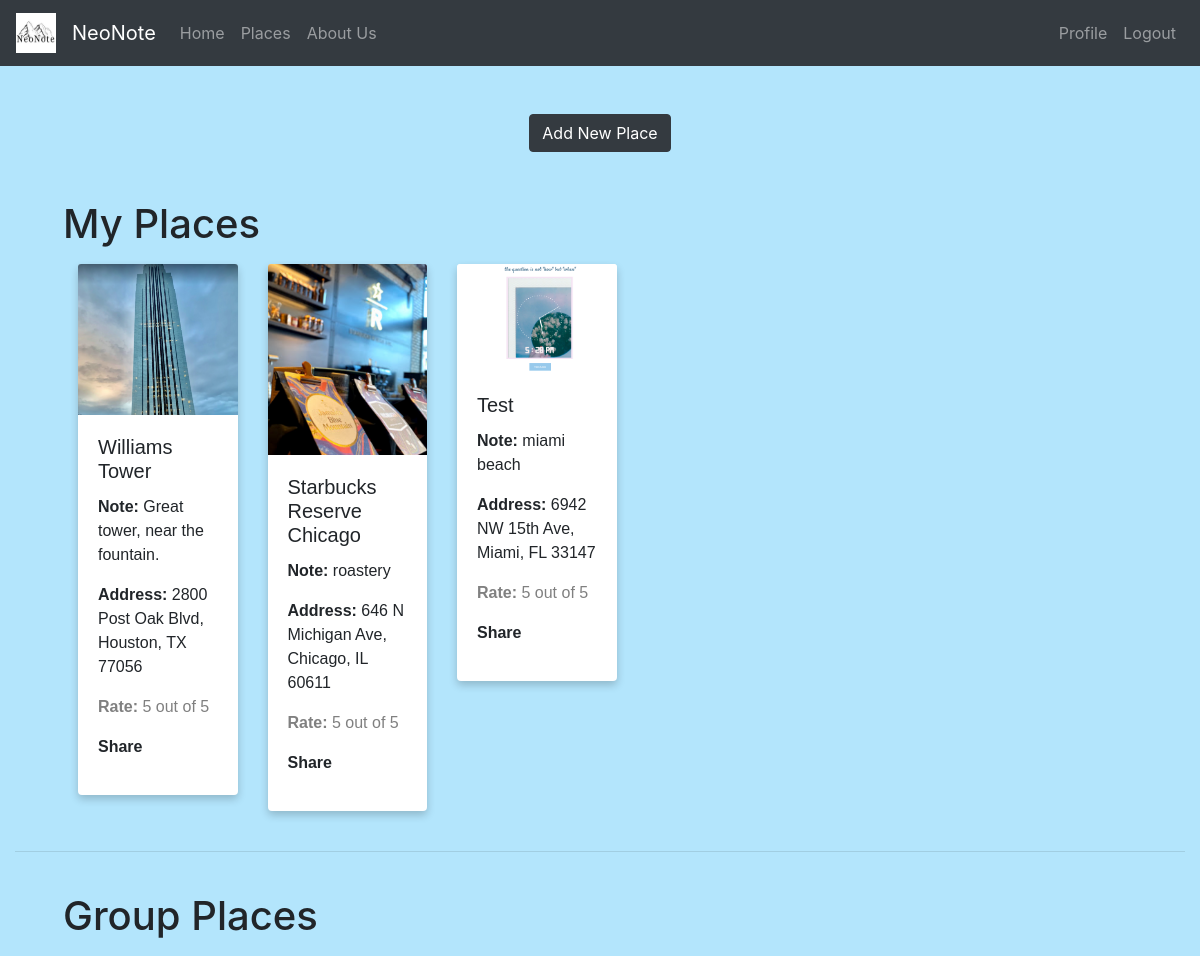
The page /NeoNoteApp/places/ (signed in) on the database its author committed.
### NeoNoteApp/models.py (models this page shows, shortened)
class Places(models.Model):
    user = models.ForeignKey(User, on_delete=models.CASCADE)
    group = models.ForeignKey(Group, on_delete=models.CASCADE)
    place_name = models.CharField(max_length=200)
    address = models.CharField(max_length=200)
    rate_choices = (('5','5'),('4','4'),('3','3'),('2','2'),('1','1'))
    rate = models.CharField(max_length=2,choices=rate_choices, default='5')
    date_added = models.DateTimeField('date published')
    img = models.ImageField(upload_to='place_images', blank=True)
    note = models.CharField(max_length=1000, blank=True)

### NeoNoteApp/views.py (the view)
def view_places(request):
    gp = Group.objects.get(user=request.user)
    group_name = gp.group_name
    user_places = Places.objects.filter(user=request.user)
    group_places = Places.objects.filter(group__group_name=group_name).exclude(user=request.user)
    context = {
        "user_places": user_places,
        "group_places":group_places,
    }
    return render(request, 'places.html', context)

### NeoNoteApp/templates/places.html (shortened to what this page needs)
{% extends 'base.html' %}
{% load static %}
{% block body %}
<div class="container-fluid">
  <div class="row mt-5 mb-5 d-flex justify-content-center">
    <a href="{% url 'NeoNoteApp:new_place' %}">
      <button class="btn btn-dark" name="button">Add New Place</button>
    </a>
  </div>
  <h1 class="ml-5">My Places</h1>
  <div class="row mt-3 ml-5">
    {% for place in user_places %}
      <div class="col-md-2">
        <div class="card">
          <img class="card-img-top" src="{{place.img.url}}" data-mfp-src="{{ place.img.url }}">
          <div class="card-body">
            <h5 class="card-title">{{place.place_name}}</h5>
            <p class="card-text"><span>Note:</span> {{place.note}}</p>
            <p><span>Address: </span>{{place.address}}</p>
            <p class="rate"><span>Rate:</span> {{place.rate}} out of 5</p>
            <p><span>Share</span></p>
          </div>
        </div>
      </div>
    {% endfor %}
  </div>
  <br><hr><br>
  <h1 class="ml-5">Group Places</h1>
</div>
{% endblock %}

### NeoNoteApp/templates/base.html (shortened to what this page needs)
{% load static %}
<html lang="en" dir="ltr">
  <head>
    <link rel="stylesheet" href="https://maxcdn.bootstrapcdn.com/bootstrap/4.0.0/css/bootstrap.min.css">
  </head>
  <body>
    <nav class="navbar navbar-expand-lg navbar-dark bg-dark">
      <a class="navbar-brand" href="{% url 'NeoNoteApp:index' %}">
        <img src="{% static 'neonote.jpg' %}" width="40" height="40" alt="">
      </a>
      <a class="navbar-brand" href="{% url 'NeoNoteApp:index' %}">NeoNote</a>
      <div class="collapse navbar-collapse" id="navbarNav">
        <ul class="navbar-nav">
          <li class="nav-item">
            <a class="nav-link" href="{% url 'NeoNoteApp:index' %}" class="nav-link">Home</a>
          </li>
          <li class="nav-item">
            <a class="nav-link" href="{% url 'NeoNoteApp:view_places' %}" class="nav-link">Places</a>
          </li>
          <li class="nav-item">
            <a class="nav-link" href="{% url 'NeoNoteApp:view_about' %}" class="nav-link">About Us</a>
          </li>
        </ul>
      </div>
      <div class="collapse navbar-collapse">
        <ul class="navbar-nav ml-auto">
          <li class="nav-item">
            <a class="nav-link" href="{% url 'NeoNoteApp:view_profile' %}" class="nav-link">Profile</a>
          </li>
          <li class="nav-item">
            <a class="nav-link" href="{% url 'NeoNoteApp:user_logout' %}" class="nav-link">Logout</a>
          </li>
        </ul>
      </div>
    </nav>
    {% block body %}
    {% endblock body %}
  </body>
</html>

### NeoNoteApp/templates/places.html (style rules this page uses)
body { background-color: #B3E5FC; border-radius: 10px }
.card { box-shadow: 0 4px 8px 0 rgba(0, 0, 0, 0.2); border: none; margin: auto; font-family: arial; }
.rate { color: grey; }
span { font-weight: bold; }

### rows shown on the page
Places: img (picture), place_name "Williams Tower", note "Great tower, near the fountain.", address "2800 Post Oak Blvd, Houston, TX 77056", rate "5"
Places: img (picture), place_name "Starbucks Reserve Chicago", note "roastery", address "646 N Michigan Ave, Chicago, IL 60611", rate "5"
Places: img (picture), place_name "Test", note "miami beach", address "6942 NW 15th Ave, Miami, FL 33147", rate "5"
